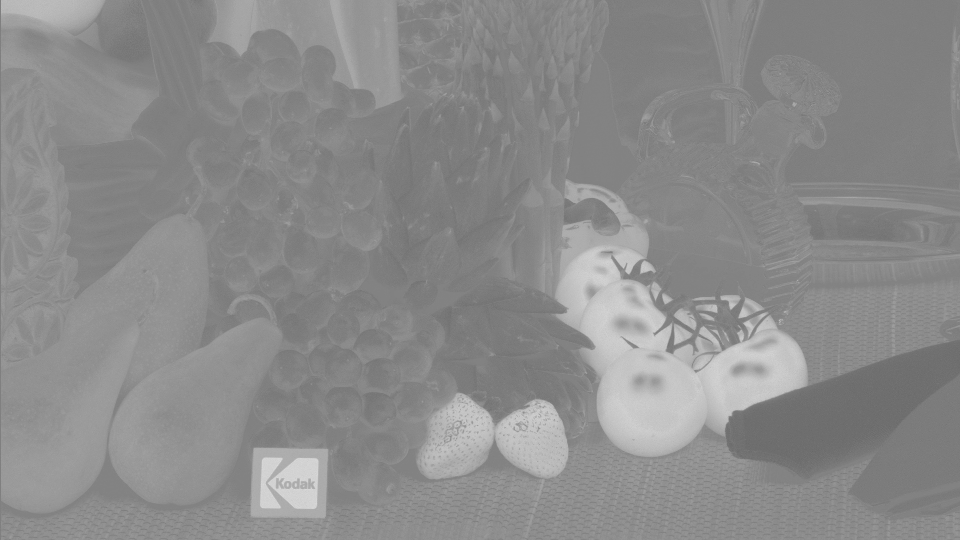
//> input picture vision/L2/tests/aie-ml/yuv2rgba/8bit_aie_gmio/data/UV.png, 960 x 540 px
$ ./host data/UV.png data/UV.png data/UV.png 100 100 3   (built with g++ and OpenCV 4)
//> lines starting //> are read from the running program, lines starting //| are printed output that depends on the picture
// [16 lines of licence text are left out]

#define PROFILE

#include <adf/adf_api/XRTConfig.h>
#include <chrono>
#include <common/xf_aie_sw_utils.hpp>
#include <common/xfcvDataMovers.h>
#include <fstream>
#include <stdio.h>
#include <stdlib.h>
#include <stdint.h>
#include <xrt/experimental/xrt_kernel.h>
#include <xaiengine.h>

#include "opencv2/opencv.hpp"
#include "opencv2/highgui/highgui.hpp"
#include "opencv2/imgcodecs/imgcodecs.hpp"
#include "opencv2/imgproc/imgproc.hpp"
#include <opencv2/imgproc/types_c.h>

#include "config.h"

void cvtColor_OCVImpl(cv::Mat srcImageY, cv::Mat srcImageUV, cv::Mat dstRefImage) {
    cv::cvtColorTwoPlane(srcImageY, srcImageUV, dstRefImage, cv::COLOR_YUV2RGBA_NV12);
}

/*
 ******************************************************************************
 * Top level executable
 ******************************************************************************
 */

int main(int argc, char** argv) {
    try {
        if (argc < 4) {
            std::stringstream errorMessage;
            errorMessage << argv[0] << " <xclbin> <inputImageY> <inputImageUV> [width] [height] [iterations]";
            std::cerr << errorMessage.str();
            throw std::invalid_argument(errorMessage.str());
        }

        const char* xclBinName = argv[1];
        //////////////////////////////////////////
        // Read image from file and resize
        //////////////////////////////////////////
        cv::Mat srcImageY = cv::imread(argv[2], 0);
//> srcImageY is the input picture: 540 rows x 960 cols, CV_8UC1; min 104, max 217, mean 139.3
        int width_Y = srcImageY.cols;
//> width_Y = 960
        if (argc >= 5) width_Y = atoi(argv[4]);
//> width_Y = 100
        int height_Y = srcImageY.rows;
//> height_Y = 540
        if (argc >= 6) height_Y = atoi(argv[5]);
//> height_Y = 100

        if ((width_Y != srcImageY.cols) || (height_Y != srcImageY.rows))
            cv::resize(srcImageY, srcImageY, cv::Size(width_Y, height_Y));
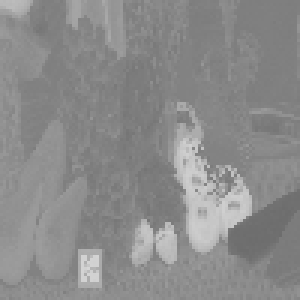
//> srcImageY: 100 rows x 100 cols, CV_8UC1 (shown 3 times larger); min 109, max 214, mean 139.3

        cv::Mat srcImageUV = cv::imread(argv[3], -1);
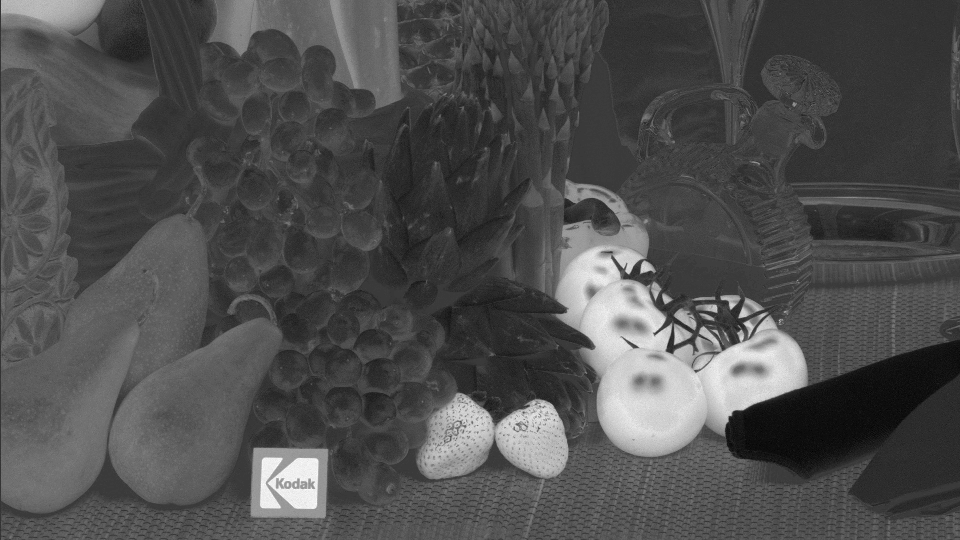
//> srcImageUV: 540 rows x 960 cols, CV_16UC1; min 26785, max 55653, mean 35777; drawn with min black and max white
        if ((width_Y / 2 != srcImageUV.cols) || (height_Y / 2 != srcImageUV.rows))
            cv::resize(srcImageUV, srcImageUV, cv::Size(width_Y / 2, height_Y / 2));
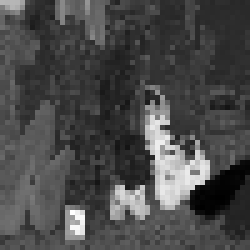
//> srcImageUV: 50 rows x 50 cols, CV_16UC1 (shown 5 times larger); min 28089, max 54707, mean 35831; drawn with min black and max white

        int iterations = 1;
        if (argc >= 7) iterations = atoi(argv[6]);
//> iterations = 3

        std::cout << "Image size of UV : " << srcImageUV.cols << "x" << srcImageUV.rows
                  << " (element size: " << srcImageUV.elemSize() << ",total: " << srcImageUV.total()
                  << ", size: " << srcImageUV.size() << ")" << std::endl;
//| Image size of UV : 50x50 (element size: 2,total: 2500, size: [50 x 50])
        int width = srcImageUV.cols;
//> width = 50
        int height = srcImageUV.rows;
//> height = 50

        int op_width = srcImageY.cols;
//> op_width = 100
        int op_height = srcImageY.rows;
//> op_height = 100
        std::cout << "Image size of Y : " << srcImageY.cols << "x" << srcImageY.rows
                  << " (element size: " << srcImageY.elemSize() << ",total: " << srcImageY.total()
                  << ", size: " << srcImageY.size() << ")" << std::endl;
//| Image size of Y : 100x100 (element size: 1,total: 10000, size: [100 x 100])

        //////////////////////////////////////////
        // Run opencv reference test (yuv2rgba design)
        //////////////////////////////////////////
        cv::Mat dstRefImage(height_Y, width_Y, CV_8UC4);
//> dstRefImage: 100 rows x 100 cols, CV_8UC4; every value is 0
        cvtColor_OCVImpl(srcImageY, srcImageUV, dstRefImage);
//> in cvtColor_OCVImpl, `cv::cvtColorTwoPlane(srcImageY, srcImageUV, dstRefImage, cv::COLOR_YUV..`:
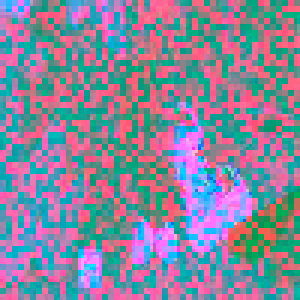
//> dstRefImage: 100 rows x 100 cols, CV_8UC4 (shown 3 times larger); mean B, G, R, A 158.3, 133.9, 135.6, 255

        // Initializa device
        xF::deviceInit(xclBinName);
//> (this line was passed over: xF is not available in this run)

        // Load image

        std::cout << "Load image start" << std::endl;

        std::vector<uint8_t> srcDataY;
        srcDataY.assign(srcImageY.data, (srcImageY.data + srcImageY.total() * srcImageY.channels()));
//> srcDataY = 10000 values, max 214 at index 8929, min 109 at index 6994, mean 139.3
        cv::Mat src1(srcImageY.rows, srcImageY.cols, CV_8UC1, (void*)srcDataY.data());

        std::vector<uint8_t> srcDataUV;
        srcDataUV.assign(srcImageUV.data, (srcImageUV.data + (srcImageUV.total() * 2)));
//> srcDataUV = 5000 values, max 255 at index 236, min 0 at index 544, mean 134
        cv::Mat srcUV(srcImageUV.rows, srcImageUV.cols, CV_8UC2, (void*)srcDataUV.data());

        std::vector<uint8_t> dstData;
        dstData.assign(srcImageY.rows * srcImageY.cols * 4, 0);
        cv::Mat dst(srcImageY.rows, srcImageY.cols, CV_8UC4, (void*)dstData.data());

//> (the run ends here: the program needs code that is not available in this run, at `xF::xfcvDataMovers<xF::TILER, uint8_t, TILE_HEIGHT, TILE_WIDTH, VECTOR..`)
